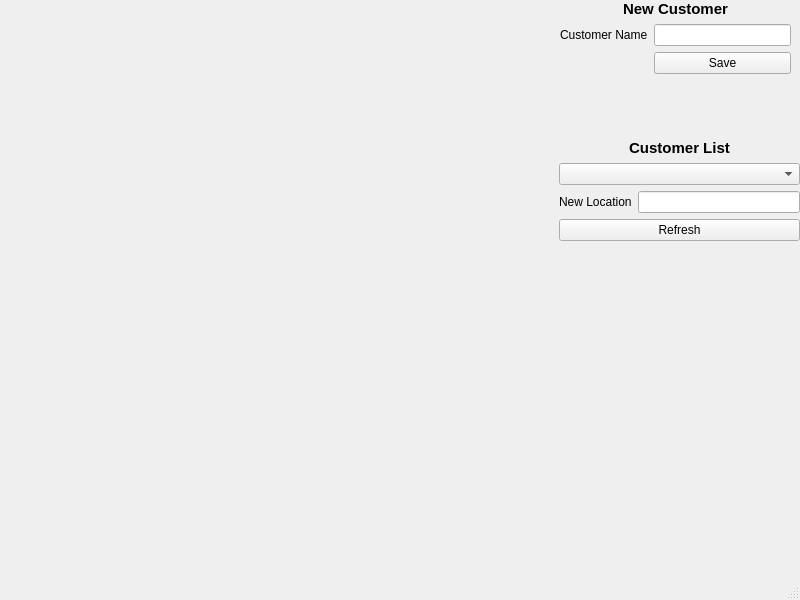
<?xml version="1.0" encoding="UTF-8"?>
<ui version="4.0">
 <class>MainWindow</class>
 <widget class="QMainWindow" name="MainWindow">
  <property name="geometry">
   <rect>
    <x>0</x>
    <y>0</y>
    <width>800</width>
    <height>600</height>
   </rect>
  </property>
  <property name="windowTitle">
   <string>MainWindow</string>
  </property>
  <widget class="QWidget" name="centralwidget">
   <widget class="QWidget" name="formLayoutWidget">
    <property name="geometry">
     <rect>
      <x>560</x>
      <y>0</y>
      <width>231</width>
      <height>121</height>
     </rect>
    </property>
    <layout class="QFormLayout" name="formLayout">
     <item row="0" column="0" colspan="2">
      <widget class="QLabel" name="label">
       <property name="font">
        <font>
         <pointsize>11</pointsize>
         <weight>75</weight>
         <bold>true</bold>
        </font>
       </property>
       <property name="text">
        <string>New Customer</string>
       </property>
       <property name="alignment">
        <set>Qt::AlignCenter</set>
       </property>
      </widget>
     </item>
     <item row="1" column="0">
      <widget class="QLabel" name="customerNameLabel">
       <property name="text">
        <string>Customer Name</string>
       </property>
      </widget>
     </item>
     <item row="1" column="1">
      <widget class="QLineEdit" name="customerNameLineEdit"/>
     </item>
     <item row="2" column="1">
      <widget class="QPushButton" name="btnSave">
       <property name="text">
        <string>Save</string>
       </property>
      </widget>
     </item>
    </layout>
   </widget>
   <widget class="QWidget" name="formLayoutWidget_2">
    <property name="geometry">
     <rect>
      <x>559</x>
      <y>139</y>
      <width>241</width>
      <height>441</height>
     </rect>
    </property>
    <layout class="QFormLayout" name="formLayout_2">
     <item row="0" column="0" colspan="2">
      <widget class="QLabel" name="label_2">
       <property name="font">
        <font>
         <pointsize>11</pointsize>
         <weight>75</weight>
         <bold>true</bold>
        </font>
       </property>
       <property name="text">
        <string>Customer List</string>
       </property>
       <property name="alignment">
        <set>Qt::AlignCenter</set>
       </property>
      </widget>
     </item>
     <item row="3" column="1">
      <widget class="QLineEdit" name="newLocationLineEdit"/>
     </item>
     <item row="3" column="0">
      <widget class="QLabel" name="newLocationLabel">
       <property name="text">
        <string>New Location</string>
       </property>
      </widget>
     </item>
     <item row="2" column="0" colspan="2">
      <widget class="QComboBox" name="customerComboBox"/>
     </item>
     <item row="4" column="0" colspan="2">
      <widget class="QPushButton" name="btnRefreshLocations">
       <property name="text">
        <string>Refresh</string>
       </property>
      </widget>
     </item>
    </layout>
   </widget>
  </widget>
  <widget class="QMenuBar" name="menubar">
   <property name="geometry">
    <rect>
     <x>0</x>
     <y>0</y>
     <width>800</width>
     <height>21</height>
    </rect>
   </property>
  </widget>
  <widget class="QStatusBar" name="statusbar"/>
 </widget>
 <resources/>
 <connections/>
</ui>
